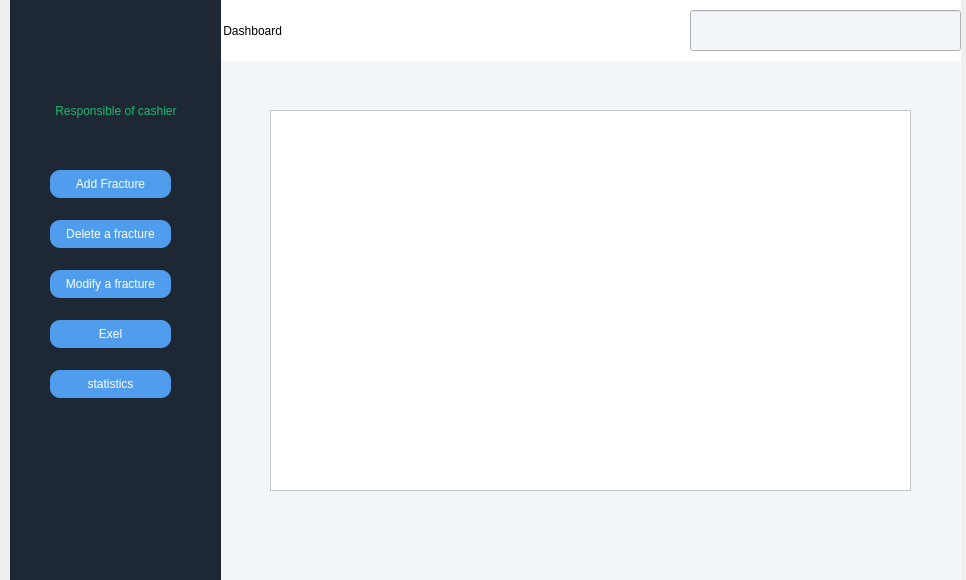
<?xml version="1.0" encoding="UTF-8"?>
<ui version="4.0">
 <class>First</class>
 <widget class="QDialog" name="First">
  <property name="geometry">
   <rect>
    <x>0</x>
    <y>0</y>
    <width>966</width>
    <height>580</height>
   </rect>
  </property>
  <property name="windowTitle">
   <string>Dialog</string>
  </property>
  <property name="styleSheet">
   <string notr="true"/>
  </property>
  <widget class="QStackedWidget" name="stackedWidget">
   <property name="geometry">
    <rect>
     <x>10</x>
     <y>-10</y>
     <width>951</width>
     <height>591</height>
    </rect>
   </property>
   <property name="styleSheet">
    <string notr="true">background-color:  rgb(243, 246, 249) ;</string>
   </property>
   <widget class="QWidget" name="page">
    <widget class="QPushButton" name="pushButton_11">
     <property name="geometry">
      <rect>
       <x>40</x>
       <y>410</y>
       <width>121</width>
       <height>28</height>
      </rect>
     </property>
     <property name="styleSheet">
      <string notr="true">color: rgb(255, 255, 255);
background-color:  QLinearGradient(x1: 0, y1: 0, x2: 0, y2: 1, stop: 0#4f9dec, stop: 1 #4f9dec);
 border-radius: 10;</string>
     </property>
     <property name="text">
      <string>Mailling</string>
     </property>
    </widget>
    <widget class="QLabel" name="label">
     <property name="geometry">
      <rect>
       <x>-30</x>
       <y>0</y>
       <width>241</width>
       <height>601</height>
      </rect>
     </property>
     <property name="styleSheet">
      <string notr="true">background-color: rgb(30, 40, 53) ;
</string>
     </property>
     <property name="text">
      <string/>
     </property>
    </widget>
    <widget class="QPushButton" name="pushButton_6">
     <property name="geometry">
      <rect>
       <x>40</x>
       <y>330</y>
       <width>121</width>
       <height>28</height>
      </rect>
     </property>
     <property name="styleSheet">
      <string notr="true">color: rgb(255, 255, 255);
background-color:  QLinearGradient(x1: 0, y1: 0, x2: 0, y2: 1, stop: 0#4f9dec, stop: 1 #4f9dec);
 border-radius: 10;</string>
     </property>
     <property name="text">
      <string>Exel</string>
     </property>
    </widget>
    <widget class="QPushButton" name="pushButton_3">
     <property name="geometry">
      <rect>
       <x>40</x>
       <y>230</y>
       <width>121</width>
       <height>28</height>
      </rect>
     </property>
     <property name="styleSheet">
      <string notr="true">color: rgb(255, 255, 255);
background-color:  QLinearGradient(x1: 0, y1: 0, x2: 0, y2: 1, stop: 0#4f9dec, stop: 1 #4f9dec);
 border-radius: 10;</string>
     </property>
     <property name="text">
      <string>Delete a fracture</string>
     </property>
    </widget>
    <widget class="QPushButton" name="pushButton_12">
     <property name="geometry">
      <rect>
       <x>40</x>
       <y>380</y>
       <width>121</width>
       <height>28</height>
      </rect>
     </property>
     <property name="styleSheet">
      <string notr="true">color: rgb(255, 255, 255);
background-color:  QLinearGradient(x1: 0, y1: 0, x2: 0, y2: 1, stop: 0#4f9dec, stop: 1 #4f9dec);
 border-radius: 10;</string>
     </property>
     <property name="text">
      <string>statistics</string>
     </property>
    </widget>
    <widget class="QPushButton" name="pushButton_2">
     <property name="geometry">
      <rect>
       <x>40</x>
       <y>180</y>
       <width>121</width>
       <height>28</height>
      </rect>
     </property>
     <property name="styleSheet">
      <string notr="true">color: rgb(255, 255, 255);
background-color:  QLinearGradient(x1: 0, y1: 0, x2: 0, y2: 1, stop: 0#4f9dec, stop: 1 #4f9dec);
 border-radius: 10;</string>
     </property>
     <property name="text">
      <string>Add Fracture</string>
     </property>
    </widget>
    <widget class="QPushButton" name="pushButton_4">
     <property name="geometry">
      <rect>
       <x>40</x>
       <y>280</y>
       <width>121</width>
       <height>28</height>
      </rect>
     </property>
     <property name="styleSheet">
      <string notr="true">color: rgb(255, 255, 255);
background-color:  QLinearGradient(x1: 0, y1: 0, x2: 0, y2: 1, stop: 0#4f9dec, stop: 1 #4f9dec);
 border-radius: 10;</string>
     </property>
     <property name="text">
      <string>Modify a fracture</string>
     </property>
    </widget>
    <widget class="QLineEdit" name="lineEdit_2">
     <property name="geometry">
      <rect>
       <x>20</x>
       <y>110</y>
       <width>171</width>
       <height>21</height>
      </rect>
     </property>
     <property name="styleSheet">
      <string notr="true">color: rgb(34, 182, 110);
background-color:  QLinearGradient(x1: 0, y1: 0, x2: 0, y2: 1, stop: 0#1e2835, stop: 1 #1e2835);
font: 75 8pt &quot;MS Shell Dlg 2&quot;;
 border-radius: 10;</string>
     </property>
     <property name="text">
      <string>       Responsible of cashier</string>
     </property>
    </widget>
    <widget class="QFrame" name="frame">
     <property name="geometry">
      <rect>
       <x>260</x>
       <y>120</y>
       <width>641</width>
       <height>381</height>
      </rect>
     </property>
     <property name="styleSheet">
      <string notr="true">background-color: rgb(255, 255, 255);</string>
     </property>
     <property name="frameShape">
      <enum>QFrame::StyledPanel</enum>
     </property>
     <property name="frameShadow">
      <enum>QFrame::Raised</enum>
     </property>
    </widget>
    <widget class="QLineEdit" name="lineEdit">
     <property name="geometry">
      <rect>
       <x>680</x>
       <y>20</y>
       <width>271</width>
       <height>41</height>
      </rect>
     </property>
     <property name="toolTip">
      <string/>
     </property>
     <property name="statusTip">
      <string/>
     </property>
     <property name="inputMask">
      <string/>
     </property>
     <property name="text">
      <string/>
     </property>
    </widget>
    <widget class="QLabel" name="label_2">
     <property name="geometry">
      <rect>
       <x>180</x>
       <y>40</y>
       <width>831</width>
       <height>591</height>
      </rect>
     </property>
     <property name="styleSheet">
      <string notr="true">background-color:  rgb(243, 246, 249) ;</string>
     </property>
     <property name="text">
      <string/>
     </property>
    </widget>
    <widget class="QLabel" name="label_3">
     <property name="geometry">
      <rect>
       <x>210</x>
       <y>10</y>
       <width>831</width>
       <height>61</height>
      </rect>
     </property>
     <property name="styleSheet">
      <string notr="true">background-color: rgb(255, 255, 255) ;
font: 75 18pt &quot;MS Shell Dlg 2&quot;;</string>
     </property>
     <property name="text">
      <string> Dashboard</string>
     </property>
    </widget>
    <widget class="QLabel" name="label_4">
     <property name="geometry">
      <rect>
       <x>630</x>
       <y>10</y>
       <width>41</width>
       <height>61</height>
      </rect>
     </property>
     <property name="styleSheet">
      <string notr="true">background-color: rgb(255, 255, 255) ;</string>
     </property>
     <property name="text">
      <string/>
     </property>
     <property name="pixmap">
      <pixmap>111.png</pixmap>
     </property>
    </widget>
    <widget class="QLabel" name="label_5">
     <property name="geometry">
      <rect>
       <x>60</x>
       <y>30</y>
       <width>81</width>
       <height>81</height>
      </rect>
     </property>
     <property name="styleSheet">
      <string notr="true">background-color: rgb(30, 40, 53) ;</string>
     </property>
     <property name="text">
      <string/>
     </property>
     <property name="pixmap">
      <pixmap>3.png</pixmap>
     </property>
    </widget>
    <zorder>label_2</zorder>
    <zorder>label_3</zorder>
    <zorder>frame</zorder>
    <zorder>pushButton_11</zorder>
    <zorder>label</zorder>
    <zorder>pushButton_6</zorder>
    <zorder>pushButton_3</zorder>
    <zorder>pushButton_12</zorder>
    <zorder>pushButton_2</zorder>
    <zorder>pushButton_4</zorder>
    <zorder>lineEdit_2</zorder>
    <zorder>lineEdit</zorder>
    <zorder>label_4</zorder>
    <zorder>label_5</zorder>
   </widget>
   <widget class="QWidget" name="page_2"/>
  </widget>
 </widget>
 <resources/>
 <connections/>
</ui>
